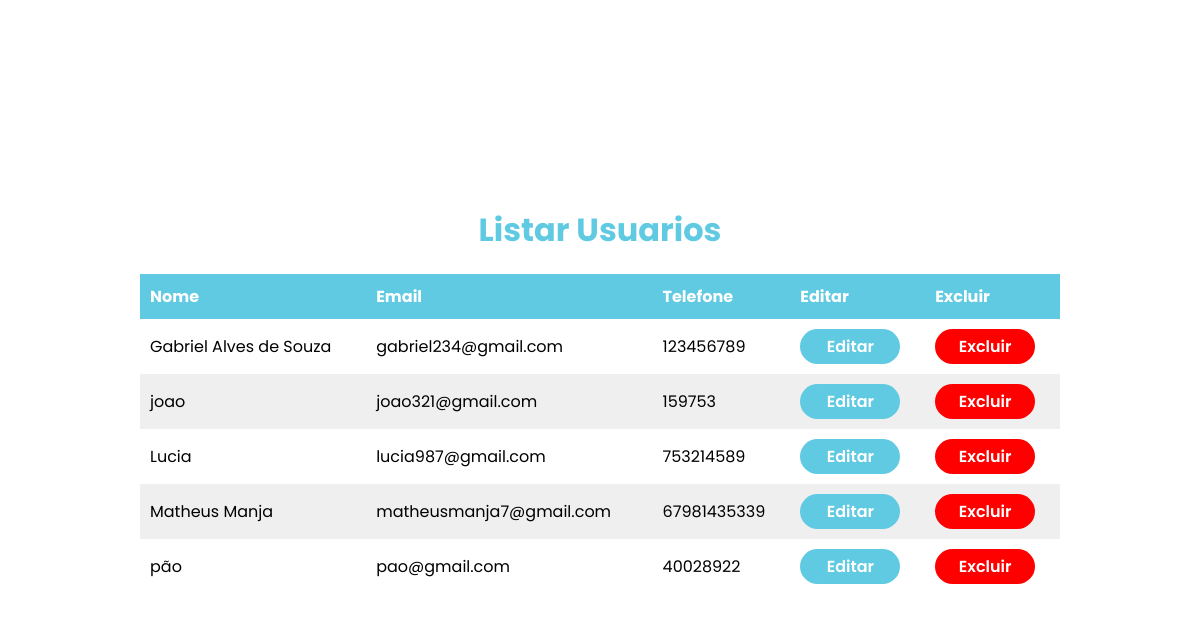
The app's page /areaRestrita.php with its own data.
### tables this page shows
CREATE TABLE `usuario` (
  `id_usuario` int(11) NOT NULL,
  `nome` varchar(50) DEFAULT NULL,
  `email` varchar(30) DEFAULT NULL,
  `telefone` varchar(15) DEFAULT NULL,
  `senha` varchar(32) DEFAULT NULL
);

### usuario.php (called while the page is built, shortened)
<?php
    Class Usuario
    {
        public function listarUsuarios()
        {
            global $pdo;
            $sqlListar = $pdo->prepare("SELECT * FROM usuario");
            $sqlListar->execute();
            if($sqlListar->rowCount()>0)
            {
                $dados = $sqlListar->fetchAll(PDO::FETCH_ASSOC);
                return $dados;
            }
            else
            {
                return false;
            }
        }
    }
?>

### areaRestrita.php (the view, shortened to what this page needs)
<?php
    require_once 'usuario.php';
    $usuario = new Usuario();
    $usuario->conectar("cadastrousuarioturma33","localhost","root", "");
    $dados = $usuario->listarUsuarios();
?>
<!DOCTYPE html>
<html lang="pt-br">
<head>
    <link rel="stylesheet" href="ListarUsuarios.css">
</head>
<body>
    <section>
        <div class="conteiner">
        <h2>Listar Usuarios</h2>
            <table>
                <thead>
                    <tr>
                        <th>Nome</th>
                        <th>Email</th>
                        <th>Telefone</th>
                        <th>Editar</th>
                        <th>Excluir</th>
                    </tr>
                </thead>
                <?php
                    if(!empty($dados))
                    {
                        foreach ($dados as $pessoa):
                ?>
                    <tr>
                        <td><?php echo $pessoa['nome'];?></td>
                        <td><?php echo $pessoa['email'];?></td>
                        <td><?php echo $pessoa['telefone'];?></td>
                        <td>
                            <a href="editar.php?id=<?php echo $pessoa['id_usuario']; ?>"><button>Editar</button></a>
                        </td>
                        <td>
                            <a href="delete.php?id=<?php echo $pessoa['id_usuario']; ?>"><button class="excluir">Excluir</button></a>
                        </td>
                    </tr>
                <?php endforeach;
                    }
                    else
                    {
                        echo "Nenhum usuário cadastrado";
                    }
                ?>
            </table>
        </div>
    </section>
</body>
</html>

### listarUsuarios.css (style rules this page uses)
* { margin: 0; padding: 0; box-sizing: border-box; font-family: "Poppins", sans-serif; overflow: hidden; }
section { display: flex; justify-content: center; align-items: center; height: 100vh; }
.conteiner { width: 80%; max-width: 1200px; margin: 0 auto; padding: 20px; background-color: rgb(255, 255, 255); }
.conteiner h2 { font-size: 32px; color: #5fcae2; margin-bottom: 20px; text-align: center; }
table { width: 100%; border-collapse: collapse; margin-top: 20px; }
th, td { padding: 10px; text-align: left; }
th { background-color: #5fcae2; color: #fff; }
tr:nth-child(odd) { background-color: white; }
tr:nth-child(even) { background-color: rgba(234, 234, 234, 0.758); }
button { width: 100px; height: 35px; border: none; border-radius: 20px; background-color: #5fcae2; color: white; font-size: 16px; font-weight: 600; transition: transform 0.3s ease; cursor: pointer; }
td button { width: 100px; margin: 0; padding: 5px; }
.excluir { background-color: red; }

### records on screen
usuario: nome "Gabriel Alves de Souza", email "gabriel234@gmail.com", telefone "123456789"
usuario: nome "joao", email "joao321@gmail.com", telefone "159753"
usuario: nome "Lucia", email "lucia987@gmail.com", telefone "753214589"
usuario: nome "Matheus Manja", email "matheusmanja7@gmail.com", telefone "67981435339"
usuario: nome "pão", email "pao@gmail.com", telefone "40028922"
